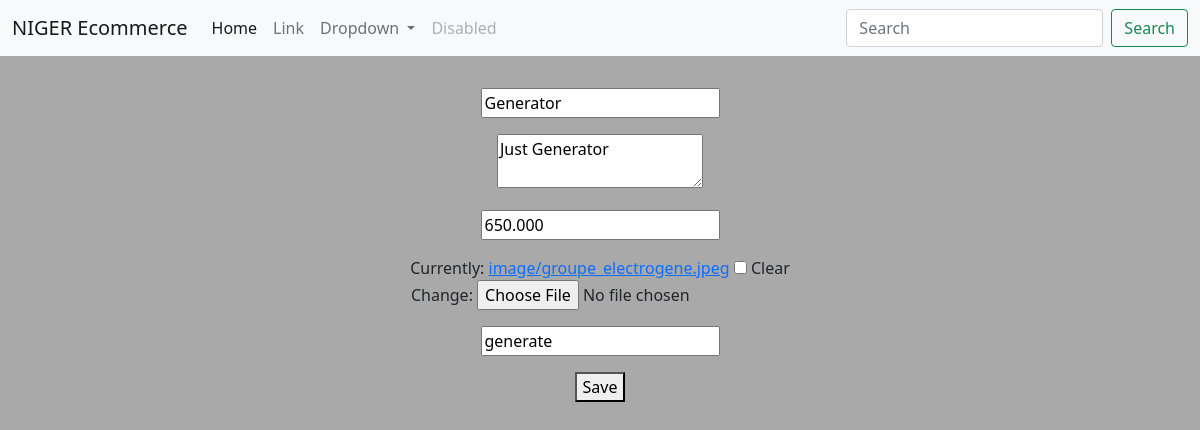
The app's page /product_update/2 (signed in), older data.
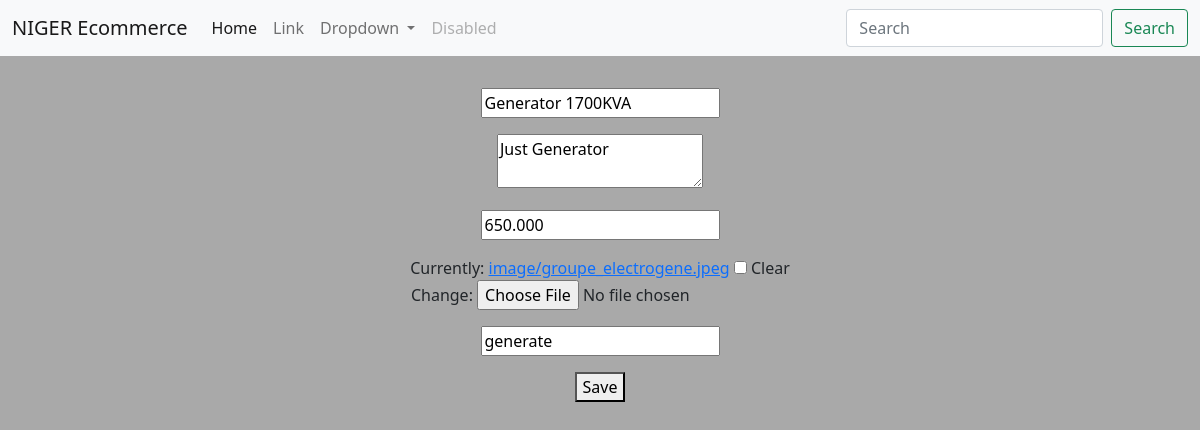
The same page, newer data.
### product/models.py (models this page shows, shortened)
class Product(models.Model):
    name = models.CharField(max_length=200)
    description = models.TextField()
    price = models.DecimalField(decimal_places=3, max_digits=100000)
    image = models.ImageField(upload_to='image', blank=True)
    slug = models.SlugField(null=True)
    date_time = models.DateTimeField(null=True)
    actif = models.BooleanField(default=True)

### product/views.py (the view)
# urls.py: path('product_update/<int:my_id>', product_update, name='update'),
@login_required
def product_update(request, my_id):
    messages = ''
    '''try:
        obj = Product.objects.get(id=my_id)
    except Product.DoesNotExist:
        raise Http404'''
    obj = get_object_or_404(Product, id=my_id)
    form = ProductForm(request.POST or None, instance=obj)
    if form.is_valid():
        form.save()
        form = ProductForm()
        messages = "Your Product are Modified succefully!!!"
    return render(request, 'products/product_update.html', {'form':form, 'message':messages})

### product/form.py (shortened to what this page needs)
class ProductForm(forms.ModelForm):
    name = forms.CharField(label='', widget=forms.TextInput(
        attrs={
            'placeholder': "Enter product's name",
        }
    ))
    description = forms.CharField(label='', widget=forms.Textarea(
      attrs={
          'placeholder':"Enter product's description",
          'rows':'2',
          'cols':'20',
          'class':'m1',
          'id':'my_id',
      }
    ))
    price = forms.DecimalField(label='', initial=10)
    image = forms.ImageField(label='', required=False)
    slug = forms.CharField(label='',  widget=forms.TextInput(
        attrs={
            'placeholder':"Enter product's slug"
        }
    ))
    class Meta:
        model = Product
        fields = ('name', 'description', 'price', 'image', 'slug')

### templates/products/product_update.html (shortened to what this page needs)
{% extends "base.html" %}
{% block content %}
    <center>
        <form method="post" enctype="multipart/form-data">
            {{ form.as_p }}
            <button type="submit">Save</button>
        </form>
    </center>
{% endblock content %}

Row changes from the older to the newer data that the page shows:
changed Product "Just Generator": name "Generator" → "Generator 1700KVA"
